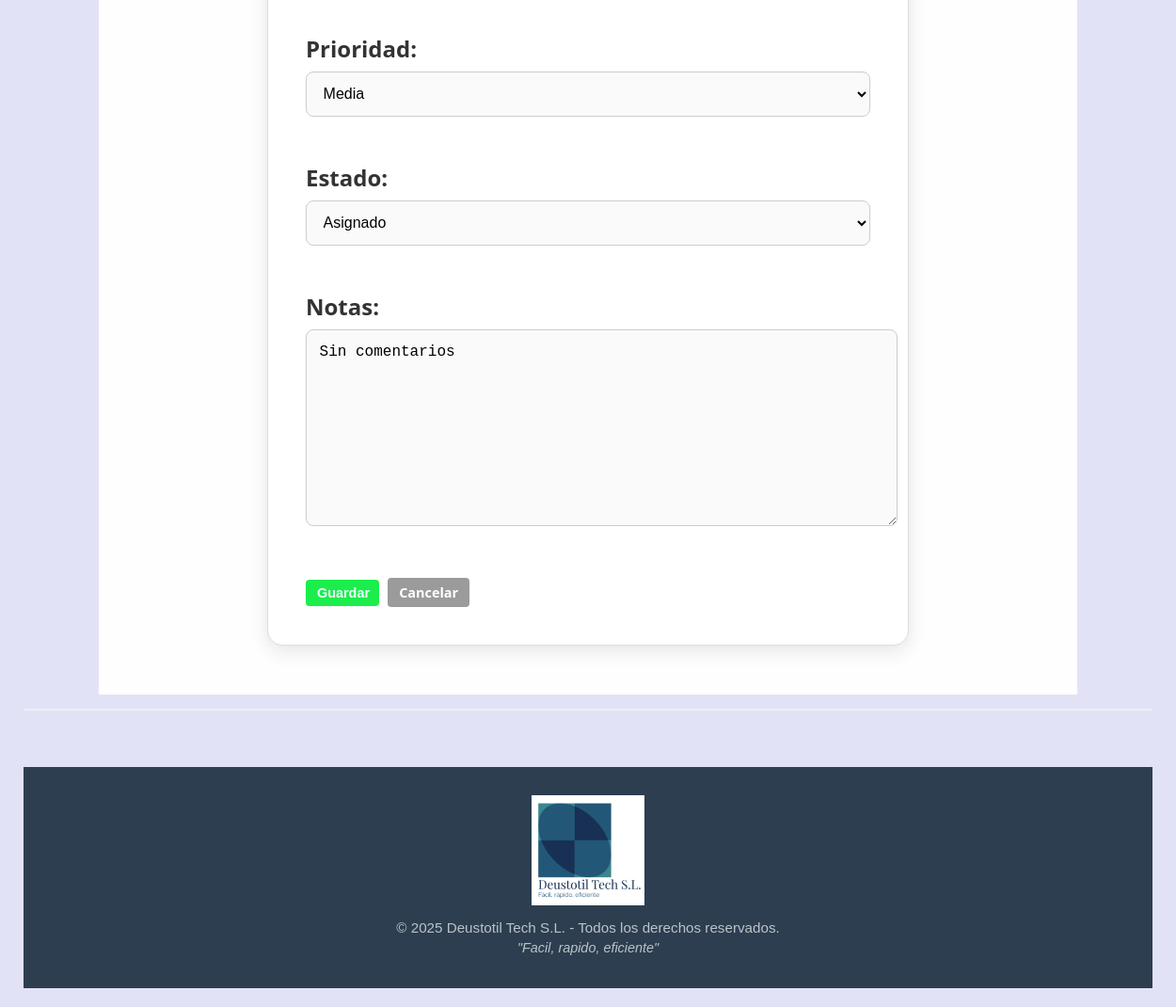
Before: /GP/tareas/5/editar/ (signed in, lower part) with the older database file.
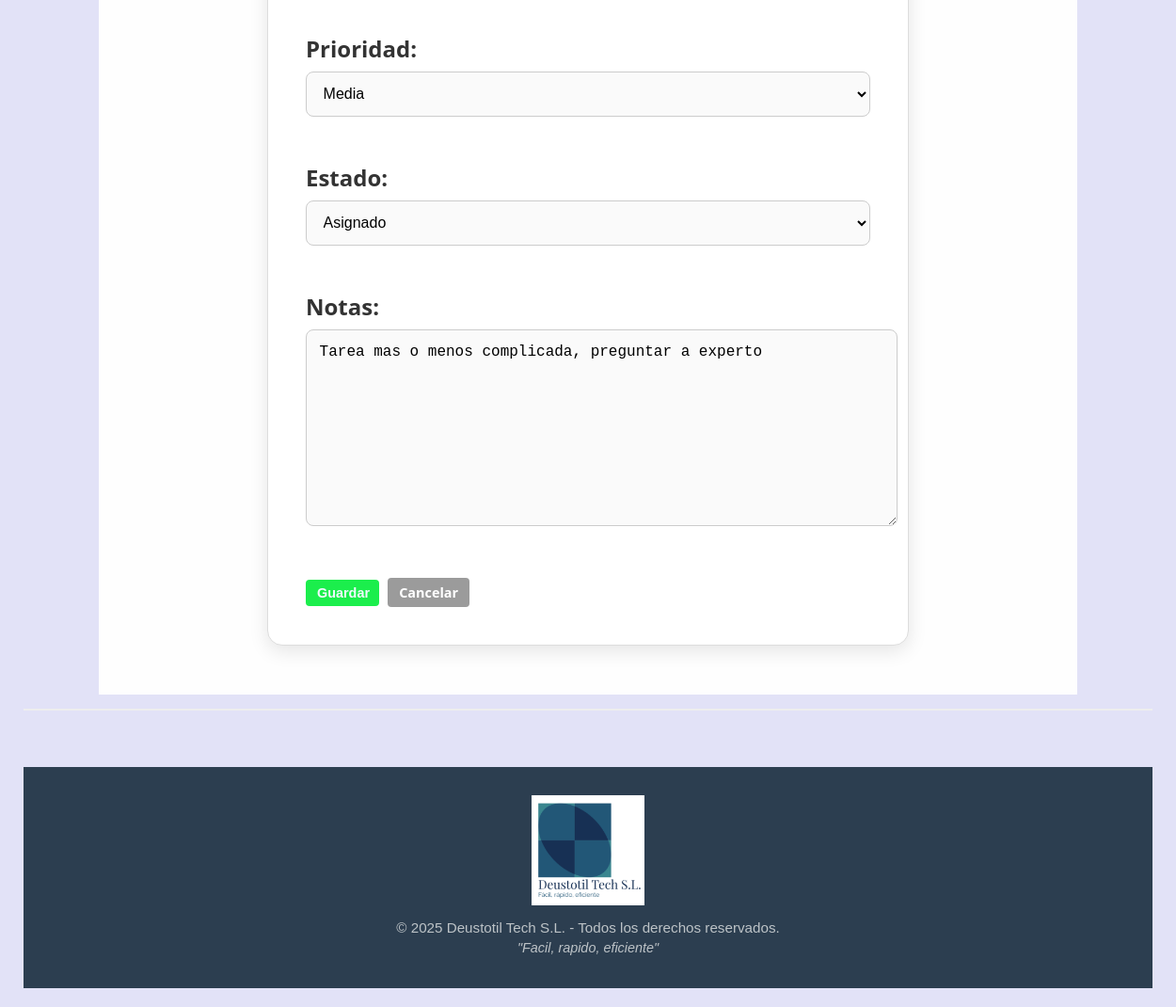
After: the same page with the newer database file.
### gestion_produccion_G6/models.py (models this page shows, shortened)
class Tarea(models.Model):
    proyecto = models.ForeignKey(Proyecto, on_delete=models.CASCADE)
    empleado = models.ForeignKey(Empleado, on_delete=models.CASCADE,related_name="tareas_empleado")
    nombre = models.CharField(max_length=50)
    descripcion = models.TextField(default="Descripción de la tarea")
    fecha_ini = models.DateField(default=datetime.date.today)
    fecha_fin = models.DateField(default=datetime.date.today)
    prioridad = models.CharField(
        max_length=20,
        choices=[
            ('Baja', 'Baja'),
            ('Media', 'Media'),
            ('Alta', 'Alta')],
        default='Baja'
    )
    estado = models.CharField(
        max_length=20,
        choices=[
            ('Abierto', 'Abierto'),
            ('Asignado', 'Asignado'),
            ('En proceso', 'En proceso'),
            ('Finalizada', 'Finalizada')
        ],
        default='Abierto'
    )
    notas = models.TextField(default="Notas del empleado")

### gestion_produccion_G6/views.py (the view, shortened to what this page needs)
# urls.py: path('tareas/<int:pk>/editar/', views.TareaUpdateView.as_view(), name='tarea_update'),
class TareaUpdateView(LoginRequiredMixin, UpdateView):
    model = Tarea
    fields = '__all__'
    template_name = 'tarea_form.html'
    context_object_name = "tarea"

### gestion_produccion_G6/models.py (called while the page is built)
    def __str__(self):
        return self.nombre

    def __str__(self):
        return self.nombre

### gestion_produccion_G6/templates/tarea_form.html (shortened to what this page needs)
{% extends "base.html" %} {% block content %}
<form method="post">
  {% csrf_token %} {{ form.as_p }}
  <button type="submit" class="boton_guardar">Guardar</button>
  {% if tarea.pk %}
  <a href="{% url 'tarea_detail' tarea.pk %}" class="boton_cancelar"
    >Cancelar</a
  >
  {% else %}
  <a href="{% url 'tarea_list' %}" class="boton_cancelar">Cancelar</a>
  {% endif %}
</form>
{% endblock %}

Changed rows visible on the page:
changed Tarea "Media": notas "Sin comentarios" → "Tarea mas o menos complicada, preguntar a experto"
